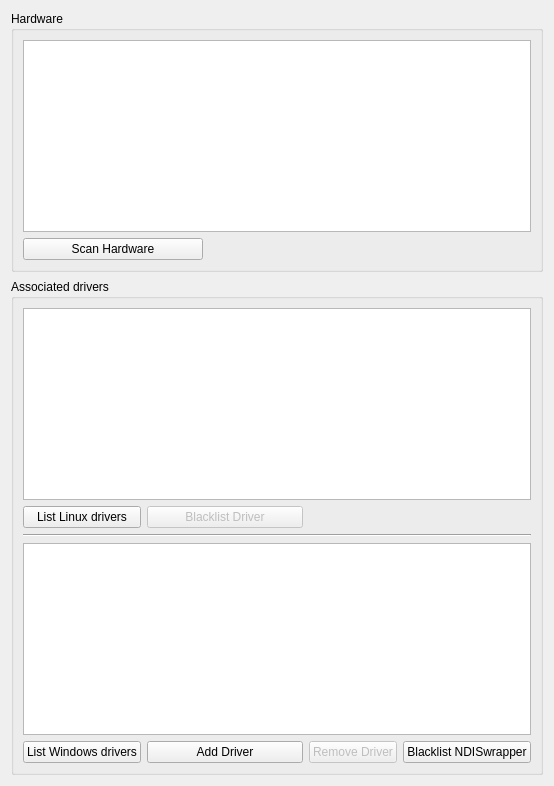
     <widget class="QWidget" name="troubleshooting">
      <attribute name="icon">
       <iconset>
        <normaloff>../../../../../share/icons/nuvola_platin_me/16x16/apps/package_development.png</normaloff>../../../../../share/icons/nuvola_platin_me/16x16/apps/package_development.png</iconset>
      </attribute>
      <attribute name="title">
       <string>Troubleshooting</string>
      </attribute>
      <layout class="QVBoxLayout">
       <item>
        <widget class="QGroupBox" name="hardwaregroupBox">
         <property name="title">
          <string>Hardware</string>
         </property>
         <layout class="QVBoxLayout">
          <item>
           <widget class="QListWidget" name="hwList">
            <property name="sizePolicy">
             <sizepolicy hsizetype="Expanding" vsizetype="Expanding">
              <horstretch>0</horstretch>
              <verstretch>0</verstretch>
             </sizepolicy>
            </property>
            <property name="minimumSize">
             <size>
              <width>0</width>
              <height>65</height>
             </size>
            </property>
            <property name="maximumSize">
             <size>
              <width>16777215</width>
              <height>500</height>
             </size>
            </property>
            <property name="mouseTracking">
             <bool>true</bool>
            </property>
            <property name="focusPolicy">
             <enum>Qt::StrongFocus</enum>
            </property>
            <property name="contextMenuPolicy">
             <enum>Qt::CustomContextMenu</enum>
            </property>
            <property name="layoutDirection">
             <enum>Qt::LeftToRight</enum>
            </property>
            <property name="autoFillBackground">
             <bool>false</bool>
            </property>
            <property name="autoScroll">
             <bool>true</bool>
            </property>
            <property name="selectionMode">
             <enum>QAbstractItemView::SingleSelection</enum>
            </property>
            <property name="textElideMode">
             <enum>Qt::ElideLeft</enum>
            </property>
            <property name="verticalScrollMode">
             <enum>QAbstractItemView::ScrollPerPixel</enum>
            </property>
            <property name="viewMode">
             <enum>QListView::ListMode</enum>
            </property>
            <property name="modelColumn">
             <number>0</number>
            </property>
            <property name="uniformItemSizes">
             <bool>true</bool>
            </property>
           </widget>
          </item>
          <item>
           <widget class="QPushButton" name="hwDiagnosePushButton">
            <property name="sizePolicy">
             <sizepolicy hsizetype="Maximum" vsizetype="Fixed">
              <horstretch>0</horstretch>
              <verstretch>0</verstretch>
             </sizepolicy>
            </property>
            <property name="maximumSize">
             <size>
              <width>180</width>
              <height>16777215</height>
             </size>
            </property>
            <property name="text">
             <string>Scan Hardware</string>
            </property>
            <property name="icon">
             <iconset>
              <normaloff>../../../../../share/icons/nuvola_platin_me/16x16/apps/package_settings.png</normaloff>../../../../../share/icons/nuvola_platin_me/16x16/apps/package_settings.png</iconset>
            </property>
           </widget>
          </item>
         </layout>
        </widget>
       </item>
       <item>
        <spacer>
         <property name="orientation">
          <enum>Qt::Vertical</enum>
         </property>
         <property name="sizeType">
          <enum>QSizePolicy::MinimumExpanding</enum>
         </property>
         <property name="sizeHint" stdset="0">
          <size>
           <width>20</width>
           <height>1</height>
          </size>
         </property>
        </spacer>
       </item>
       <item>
        <widget class="QGroupBox" name="driversGroupBox">
         <property name="minimumSize">
          <size>
           <width>0</width>
           <height>0</height>
          </size>
         </property>
         <property name="title">
          <string>Associated drivers</string>
         </property>
         <layout class="QGridLayout" name="gridLayout_3">
          <item row="0" column="0" colspan="4">
           <widget class="QListWidget" name="linuxDrvList">
            <property name="sizePolicy">
             <sizepolicy hsizetype="Expanding" vsizetype="Expanding">
              <horstretch>0</horstretch>
              <verstretch>0</verstretch>
             </sizepolicy>
            </property>
            <property name="minimumSize">
             <size>
              <width>0</width>
              <height>65</height>
             </size>
            </property>
            <property name="maximumSize">
             <size>
              <width>16777215</width>
              <height>500</height>
             </size>
            </property>
            <property name="contextMenuPolicy">
             <enum>Qt::CustomContextMenu</enum>
            </property>
            <property name="layoutDirection">
             <enum>Qt::LeftToRight</enum>
            </property>
            <property name="autoFillBackground">
             <bool>false</bool>
            </property>
            <property name="verticalScrollBarPolicy">
             <enum>Qt::ScrollBarAsNeeded</enum>
            </property>
            <property name="selectionMode">
             <enum>QAbstractItemView::SingleSelection</enum>
            </property>
            <property name="verticalScrollMode">
             <enum>QAbstractItemView::ScrollPerItem</enum>
            </property>
            <property name="viewMode">
             <enum>QListView::ListMode</enum>
            </property>
            <property name="modelColumn">
             <number>0</number>
            </property>
            <property name="uniformItemSizes">
             <bool>true</bool>
            </property>
           </widget>
          </item>
          <item row="1" column="0">
           <widget class="QPushButton" name="linuxDrvDiagnosePushButton">
            <property name="sizePolicy">
             <sizepolicy hsizetype="Maximum" vsizetype="Fixed">
              <horstretch>0</horstretch>
              <verstretch>0</verstretch>
             </sizepolicy>
            </property>
            <property name="maximumSize">
             <size>
              <width>180</width>
              <height>16777215</height>
             </size>
            </property>
            <property name="text">
             <string>List Linux drivers</string>
            </property>
            <property name="icon">
             <iconset>
              <normaloff>../../../../../share/icons/nuvola_platin_me/16x16/apps/emacs.png</normaloff>../../../../../share/icons/nuvola_platin_me/16x16/apps/emacs.png</iconset>
            </property>
           </widget>
          </item>
          <item row="1" column="1">
           <widget class="QPushButton" name="linuxDrvBlacklistPushButton">
            <property name="enabled">
             <bool>false</bool>
            </property>
            <property name="minimumSize">
             <size>
              <width>156</width>
              <height>0</height>
             </size>
            </property>
            <property name="text">
             <string>Blacklist Driver</string>
            </property>
            <property name="icon">
             <iconset>
              <normaloff>../../../../../share/icons/nuvola_platin_me/16x16/filesystems/file_locked.png</normaloff>../../../../../share/icons/nuvola_platin_me/16x16/filesystems/file_locked.png</iconset>
            </property>
           </widget>
          </item>
          <item row="2" column="0" colspan="4">
           <widget class="Line" name="line">
            <property name="orientation">
             <enum>Qt::Horizontal</enum>
            </property>
           </widget>
          </item>
          <item row="3" column="0" colspan="4">
           <widget class="QListWidget" name="windowsDrvList">
            <property name="sizePolicy">
             <sizepolicy hsizetype="Expanding" vsizetype="Expanding">
              <horstretch>0</horstretch>
              <verstretch>0</verstretch>
             </sizepolicy>
            </property>
            <property name="minimumSize">
             <size>
              <width>0</width>
              <height>65</height>
             </size>
            </property>
            <property name="maximumSize">
             <size>
              <width>16777215</width>
              <height>500</height>
             </size>
            </property>
            <property name="contextMenuPolicy">
             <enum>Qt::CustomContextMenu</enum>
            </property>
           </widget>
          </item>
          <item row="4" column="0">
           <widget class="QPushButton" name="windowsDrvDiagnosePushButton">
            <property name="sizePolicy">
             <sizepolicy hsizetype="Maximum" vsizetype="Fixed">
              <horstretch>0</horstretch>
              <verstretch>0</verstretch>
             </sizepolicy>
            </property>
            <property name="maximumSize">
             <size>
              <width>180</width>
              <height>16777215</height>
             </size>
            </property>
            <property name="text">
             <string>List Windows drivers</string>
            </property>
            <property name="icon">
             <iconset>
              <normaloff>../../../../../share/icons/nuvola_platin_me/16x16/apps/samba.png</normaloff>../../../../../share/icons/nuvola_platin_me/16x16/apps/samba.png</iconset>
            </property>
           </widget>
          </item>
          <item row="4" column="1">
           <widget class="QPushButton" name="windowsDrvAddPushButton">
            <property name="text">
             <string>Add Driver</string>
            </property>
            <property name="icon">
             <iconset>
              <normaloff>../../../../../share/icons/nuvola_platin_me/16x16/actions/edit_add.png</normaloff>../../../../../share/icons/nuvola_platin_me/16x16/actions/edit_add.png</iconset>
            </property>
           </widget>
          </item>
          <item row="4" column="2">
           <widget class="QPushButton" name="windowsDrvRemovePushButton">
            <property name="enabled">
             <bool>false</bool>
            </property>
            <property name="text">
             <string>Remove Driver</string>
            </property>
            <property name="icon">
             <iconset>
              <normaloff>../../../../../share/icons/nuvola_platin_me/16x16/actions/edit_remove.png</normaloff>../../../../../share/icons/nuvola_platin_me/16x16/actions/edit_remove.png</iconset>
            </property>
           </widget>
          </item>
          <item row="4" column="3">
           <widget class="QPushButton" name="windowsDrvBlacklistPushButton">
            <property name="enabled">
             <bool>true</bool>
            </property>
            <property name="text">
             <string>Blacklist NDISwrapper</string>
            </property>
            <property name="icon">
             <iconset>
              <normaloff>../../../../../share/icons/nuvola_platin_me/16x16/filesystems/file_locked.png</normaloff>../../../../../share/icons/nuvola_platin_me/16x16/filesystems/file_locked.png</iconset>
            </property>
           </widget>
          </item>
         </layout>
        </widget>
       </item>
      </layout>
     </widget>
